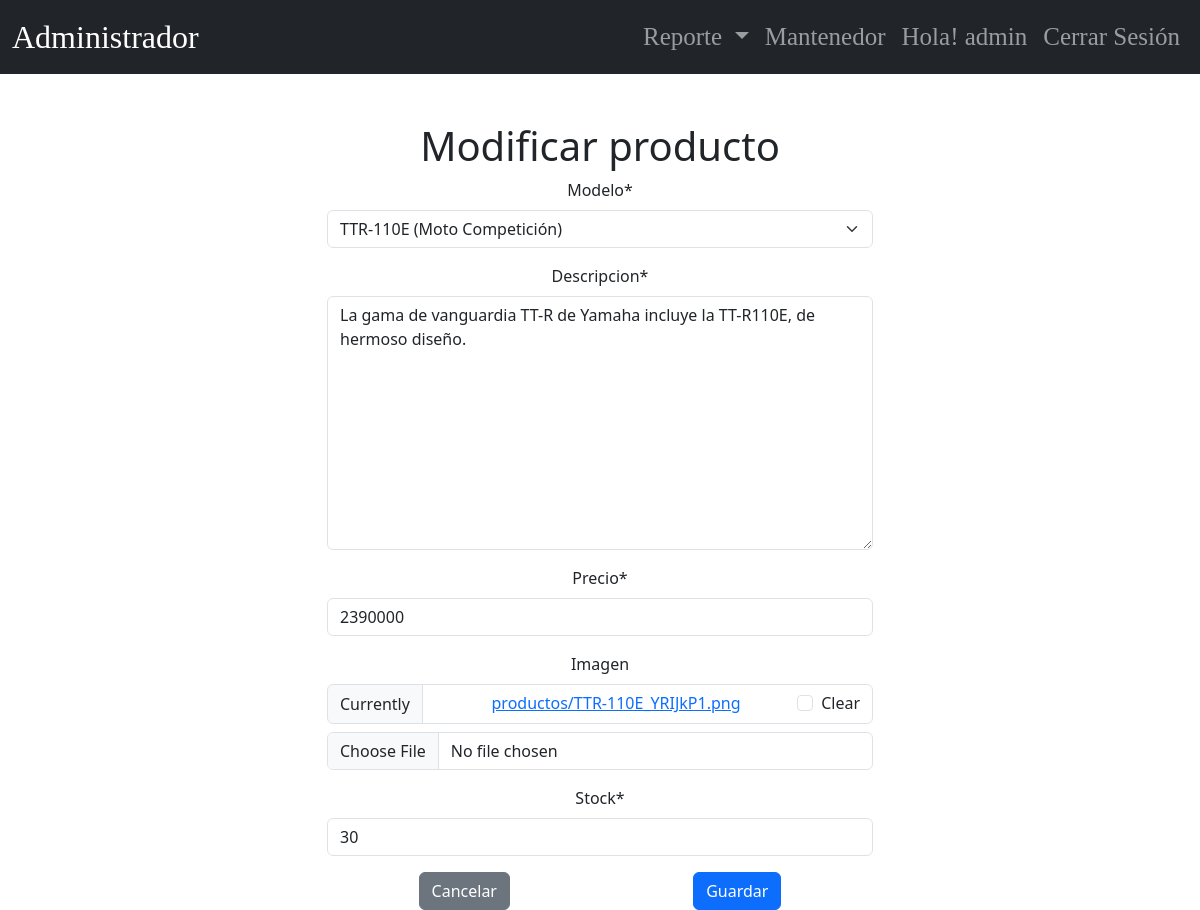
Page /administrador/productos/modificar/4/ (signed in) on the committed database.
### app/models.py (models this page shows, shortened)
class Cliente(AbstractBaseUser, PermissionsMixin):
    username = models.CharField(max_length=150, unique=True)
    nombre = models.CharField(max_length=100)
    fecha_nacimiento = models.DateField()
    telefono = models.CharField(max_length=20)
    direccion = models.CharField(max_length=200)
    email = models.EmailField(unique=True, null=True, blank=True)
    is_active = models.BooleanField(default=True)
    is_admin = models.BooleanField(default=False)
    groups = models.ManyToManyField(
        'auth.Group',
        related_name='cliente_set',
        blank=True,
        help_text=('The groups this user belongs to. A user will get all permissions granted to each of their groups.'),
        verbose_name=('groups')
    )
    user_permissions = models.ManyToManyField(
        'auth.Permission',
        related_name='cliente_permissions_set',
        blank=True,
        help_text=('Specific permissions for this user.'),
        verbose_name=('user permissions')
    )
    objects = ClienteManager()
    USERNAME_FIELD = 'username'
    REQUIRED_FIELDS = ['nombre', 'fecha_nacimiento']

### administrador/models.py (models this page shows, shortened)
class Producto(models.Model):
    modelo = models.ForeignKey(ModeloMoto, on_delete=models.CASCADE)
    descripcion = models.TextField()
    precio = models.IntegerField()
    imagen = models.ImageField(upload_to="productos/", null=True, blank=True)
    stock = models.PositiveIntegerField()

### administrador/views.py (the view)
# urls.py: path('productos/modificar/<int:id>/', views.modificar_producto, name='modificar_producto'),
@login_required
@permission_required("administrador.change_producto", raise_exception=True)
def modificar_producto(request, id):
    producto = get_object_or_404(Producto, id=id)
    if request.method == "POST":
        formulario = ProductoForm(request.POST, request.FILES, instance=producto)
        if formulario.is_valid():
            formulario.save()
            messages.success(request, "Producto modificado correctamente.")
            return redirect("administrador:lista_productos")
    else:
        formulario = ProductoForm(instance=producto)
    return render(
        request,
        "administrador/modificarProducto.html",
        {"form": formulario, "producto": producto},
    )

### administrador/forms.py (shortened to what this page needs)
class ProductoForm(forms.ModelForm):
    class Meta:
        model = Producto
        fields = "__all__"

### administrador/models.py (called while the page is built)
    def __str__(self):
        return str(self.nombre)

    def __str__(self):
        return f"{self.nombre} ({self.tipo})"

### administrador/templates/administrador/modificarProducto.html (shortened to what this page needs)
{% extends 'administrador/baseProducto.html' %}
{% block contenido %}
{% load crispy_forms_tags %}
<div class="container mt-5">
    <div class="row justify-content-center">
        <div class="col-12 col-md-6" style="display:flex; justify-content:center; align-items:center;">
            <form action="" method="post" enctype="multipart/form-data" class="text-center" style="width: 100%;">
                <h1>Modificar producto</h1>
                {{ form | crispy }}
                <div class="d-flex justify-content-around mt-3">
                    <input type="reset" value="Cancelar" class="btn btn-secondary">
                    <input type="submit" value="Guardar" class="btn btn-primary">
                </div>
            </form>
        </div>
    </div>
</div>
{% endblock %}

### administrador/templates/administrador/baseProducto.html (shortened to what this page needs)
<!DOCTYPE html>
<html lang="en">
<head>
    {% load static %}
    <link rel="stylesheet" href="{% static 'app/css/administrador.css' %}">
    <link href="https://cdn.jsdelivr.net/npm/bootstrap@5.3.3/dist/css/bootstrap.min.css" rel="stylesheet"
>
</head>
<body class="fondo">
    <nav class="navbar navbar-expand-md navbar-dark bg-dark">
        <div class="container-fluid">
            <a class="navbar-brand fs-2" href="#">Administrador</a>
            <div class="collapse navbar-collapse justify-content-end" id="navbarNav">
                <ul class="navbar-nav">
                    <li class="nav-item dropdown">
                        <a class="nav-link dropdown-toggle" href="#" role="button" data-bs-toggle="dropdown"
                            aria-expanded="false">
                            Reporte
                        </a>
                    </li>
                    <li class="nav-item">
                        <a class="nav-link" href="#">Mantenedor</a>
                    </li>
                    {% block user_info %}
                    {% if user.is_authenticated %}
                    <li class="nav-item">
                        <a class="nav-link" href="#">Hola! {{ user.username|striptags }}</a>
                    </li>
                    <li class="nav-item">
                        <form method="POST" action="{% url 'logout' %}">
                            <button type="submit" class="btn btn-link nav-link">Cerrar Sesión</button>
                        </form>
                    </li>
                    {% else %}
                    <li class="nav-item">
                        <a class="nav-link" href="{% url 'login' %}">Login</a>
                    </li>
                    {% endif %}
                    {% endblock user_info %}
                </ul>
            </div>
        </div>
    </nav>
    <div>
        {% block contenido%}
        {% endblock %}
    </div>
</body>
</html>

### app/static/app/css/administrador.css (style rules this page uses)
nav { font-family: 'Agency fb'; font-size: 25px; }
.fondo { background-image: url('../img/fondo_moto.jpg'); background-size: cover; background-position: center; background-attachment: fixed; position: relative; }

### rows in the picture
Cliente: username "admin"
Producto: modelo "TTR-110E (Moto Competición)", descripcion "La gama de vanguardia TT-R de Yamaha incluye la TT-R110E, de hermoso diseño.", precio "2390000", stock "30"
